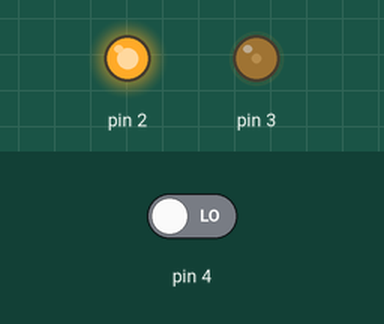
The sketch below on a simulated Arduino Uno, built with avr-gcc and run on an emulated ATmega328P. Parts: output pins drawn as LEDs (lit = HIGH). The test bench sets the inputs (shaded band); at power-on: pin 4 LOW.

Above: at 0.3 s.
Timing chart, 0 to 1.8 s (numbered marks = the images above):
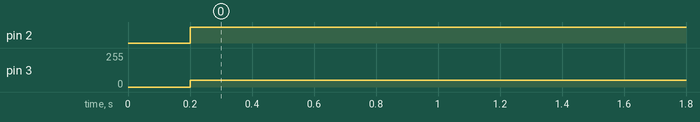

Measured:
- by itself, pin 2: LOW → HIGH at 0.20 s
- by itself, pin 3: 0/255 → 50/255 at 0.20 s

The sketch:

fullLibraryTest.ino
```cpp
#include <digiServo.h>

digiServo servo = digiServo(2, 3, 4, 5);
int count = 0;
double prv = 0;
void setup() {
  // put your setup code here, to run once:

  Serial.begin(9600);

}

void loop() {


  servo.angle(180);

  servo.track();


}
```

digiServo.cpp
```cpp
#include <Arduino.h>
#include <digiServo.h>
#include <string.h>

int ticks = 0;
float w = 0;
int prev = 0;
float Pc = 0.0, G = 0.0, P = 1.0, Xp = 0.0, Zp = 0.0, Xe = 0.0;
float varmeasq = 1373;
float varprocess = 10;


digiServo::digiServo(int DIR, int EN, int SA, int SB) {

	_dir = DIR;
	_en = EN;
	_sa = SA;
	_sb = SB;
	curAngle = 0;
	pinMode(_dir, OUTPUT);
	pinMode(_en, OUTPUT);
	pinMode(_sa, INPUT);
	pinMode(_sb, INPUT);
    ticks = 0;


}
void digiServo::angle(int a) {

    if(curAngle != a) {
         th = 0;
    ang = abs(double(curAngle - a))/180*PI;

    if (a > curAngle) {
        while (th < ang) {
            track();

                cclockwise(50);

        }

    } else {
        while (th > ang) {
        track();

                clockwise(50);

    }
    }


    analogWrite(_en, 0);
    curAngle = a;

    }

}
void digiServo::clockwise(int sp) {
    digitalWrite(_dir, LOW);
    analogWrite(_en, sp);


}
void digiServo::cclockwise(int sp) {
    digitalWrite(_dir, HIGH);
    analogWrite(_en, sp);

}
void digiServo::track() {
    double tim1 = (millis());
    t1 = pulseIn(_sa, HIGH,200000);
    double tim2 = (millis());
    if(t1 != 0){//() && t1 < 3000 && timDiff < 20) {
        t1 = Kalmanfilter(t1, varprocess, varmeasq, t2);
        t2 = t1;
        th += w*(timDiff/1000);
        w = diff / (double(t1)) * 1000000 / 180 * PI;
    } else {
        w = 0;
    }

    timDiff = tim2 - tim1;

    if(timDiff > 30)
        timDiff = 0;
}
float digiServo::Kalmanfilter(float val, float varProcess, float varmeas, float prev) {
  Pc = P + varProcess;
  G = Pc / (Pc + varmeas);
  P = (1 - G) * Pc;
  Xp = prev;
  Zp = Xp;
  Xe = G * (val - Zp) + Xp; // Update
   if (double(Xe - val) / double(val) < .05 && Xe > 1400)
    return Xe;
  else
    return val;
}

int digiServo::toDec(bool b, bool a) {

  if (a && b) {
    return 2;
  } else if (!a & !b) {
    return 0;

  } else if (a && !b) {
    return 3;

  } else {
    return 1;
  }
}
int digiServo::trackTicks() {

	int a = digitalRead(_sa);
	int b = digitalRead(_sb);
	_prev = _cur;
	_cur = toDec(a,b);

	int diff = _prev - _cur;

    switch(diff) {
        case 1:
            ticks = ticks + 1;
            break;
        case -1:
            ticks = ticks - 1;
            break;
        case -3:
            ticks = ticks + 1;
            break;
        case 3:
            ticks = ticks - 1;
            break;
    }
	return ticks;

}
```

digiServo.h
```cpp
#ifndef MyServo_h
#define MyServo_h

#include <Arduino.h>

class digiServo
{
  public:
	digiServo(int DIR, int EN, int SA, int SB);
	void angle(int a);
    int trackTicks();
	void clockwise(int sp);
	void cclockwise(int sp);
    void track();
	int curAngle;
	int ticks = 0;
    float w = 0;
    float prev = 0;
    float Pc = 0.0, G = 0.0, P = 1.0, Xp = 0.0, Zp = 0.0, Xe = 0.0;
    float varmeasq = 1373;
    float varprocess = 10;
    float th = 0;
    unsigned long t1;
    unsigned long t2;
    float timDiff = 0;
    float ang = 0;

  private:
	int _dir;
	int _en;
	int _sa;
	int _sb;
	int _prev = 0;
	int _cur = 0;

    double diff = 1.137;
	int toDec(bool b, bool a);
    float Kalmanfilter(float val, float varProcess, float varmeas, float prev);


};

#endif
```
